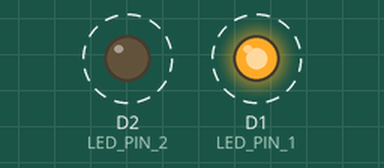
This sketch was run on a simulated ESP8266 (NodeMCU). On the bench: output pins drawn as LEDs (lit = HIGH). Dashed ring = blinking.

Above: at 0.5 s.
Timing chart, 0 to 4.6 s (numbered marks = the images above):
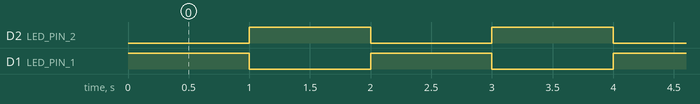

Measured:
- by itself, D2 (LED_PIN_2), D1 (LED_PIN_1): alternates HIGH for 1.0 s and LOW for 1.0 s

The sketch:

FlipFlop.ino
```cpp
#define LED_PIN_1 D1 // Definisikan pin LED pertama
#define LED_PIN_2 D2 // Definisikan pin LED kedua

void setup() {
  pinMode(LED_PIN_1, OUTPUT); // Set pin LED pertama sebagai output
  pinMode(LED_PIN_2, OUTPUT); // Set pin LED kedua sebagai output
}

void loop() {
  digitalWrite(LED_PIN_1, HIGH); // Nyalakan LED pertama
  digitalWrite(LED_PIN_2, LOW); // Nyalakan LED kedua
  delay(1000); // Tunda selama 1 detik

  digitalWrite(LED_PIN_1, LOW); // Matikan LED pertama
  digitalWrite(LED_PIN_2, HIGH); // Matikan LED kedua
  delay(1000); // Tunda selama 1 detik
}
```
